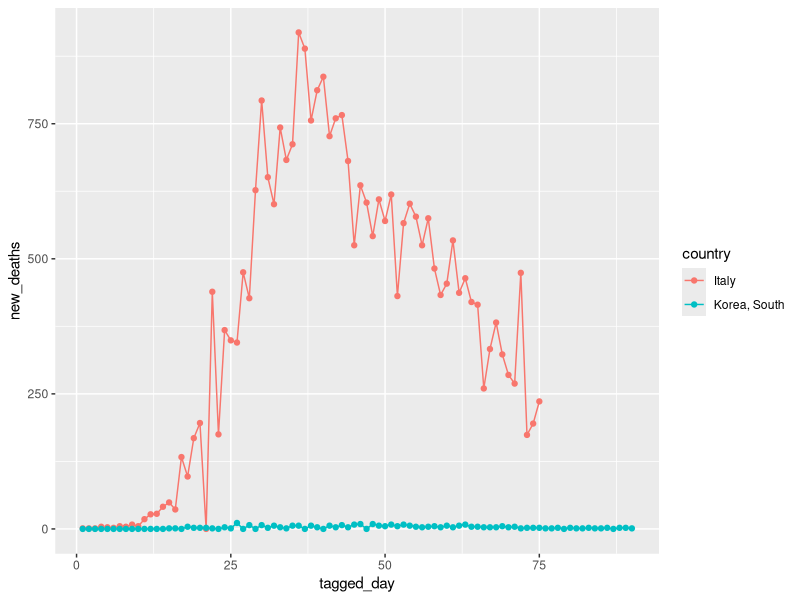
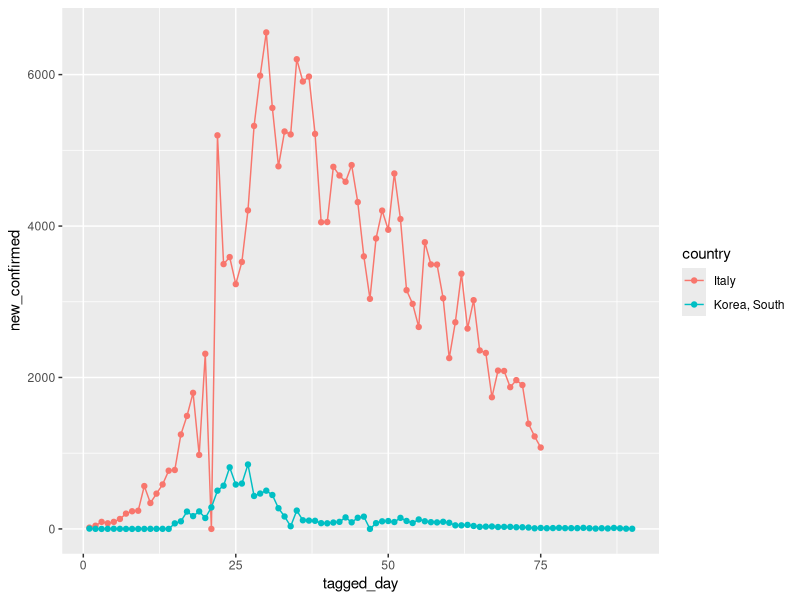
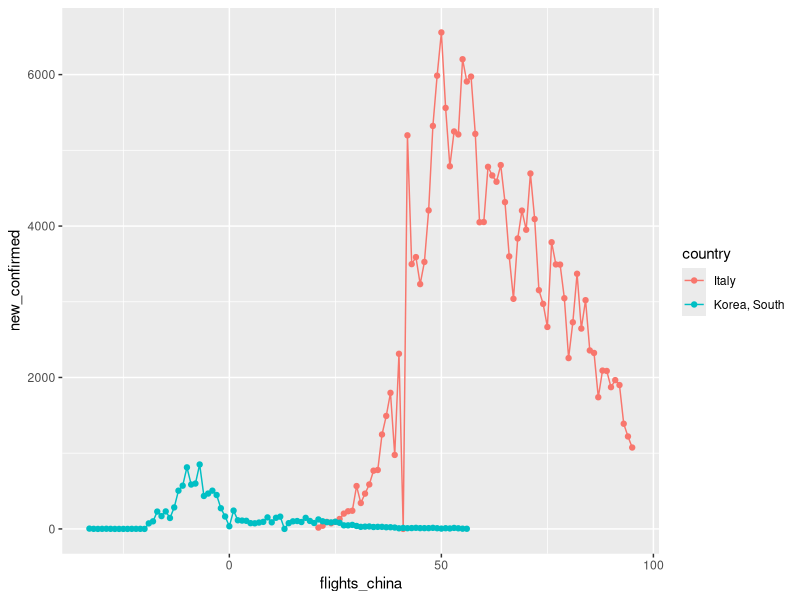
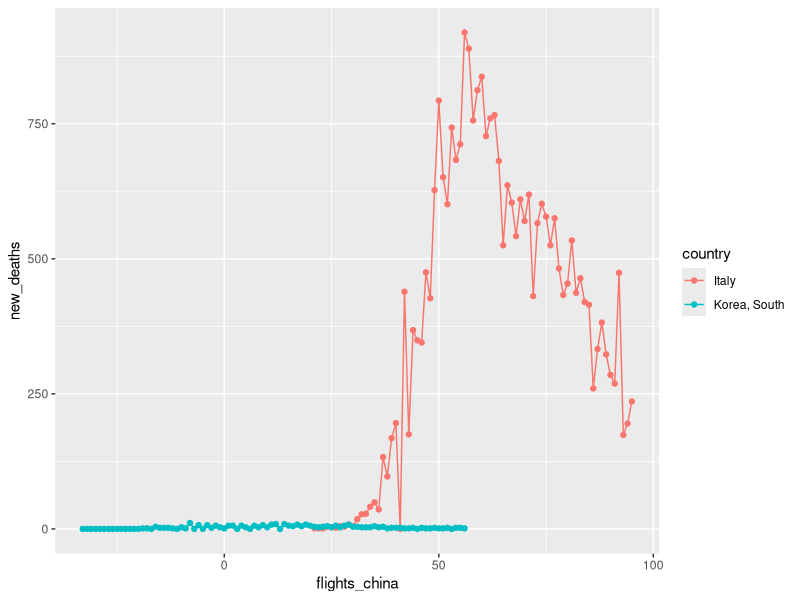
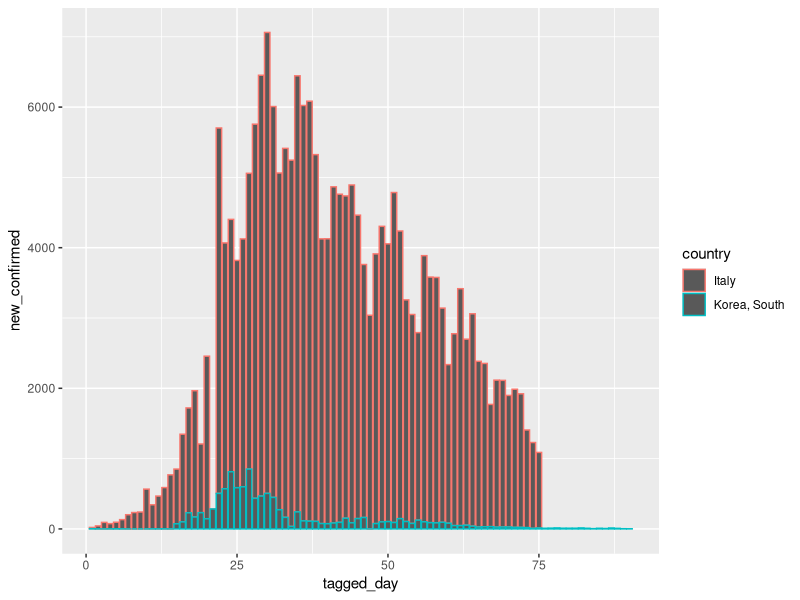
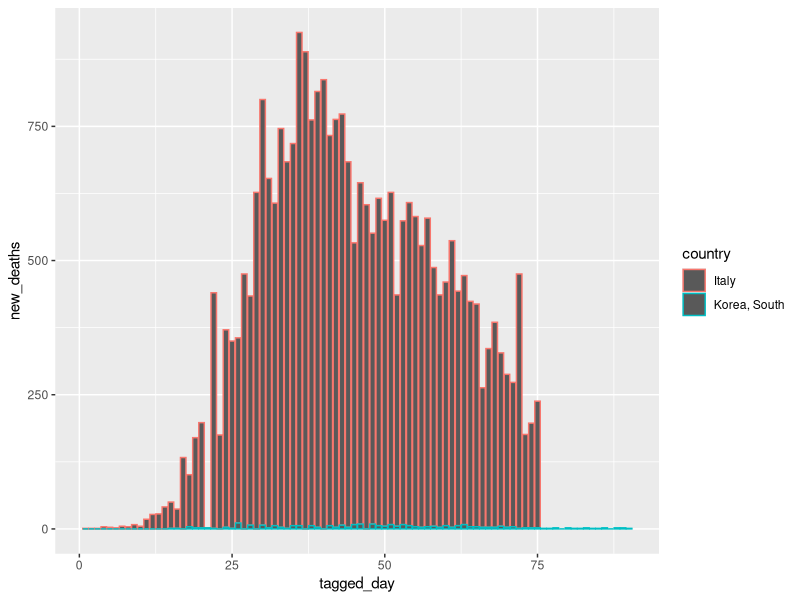
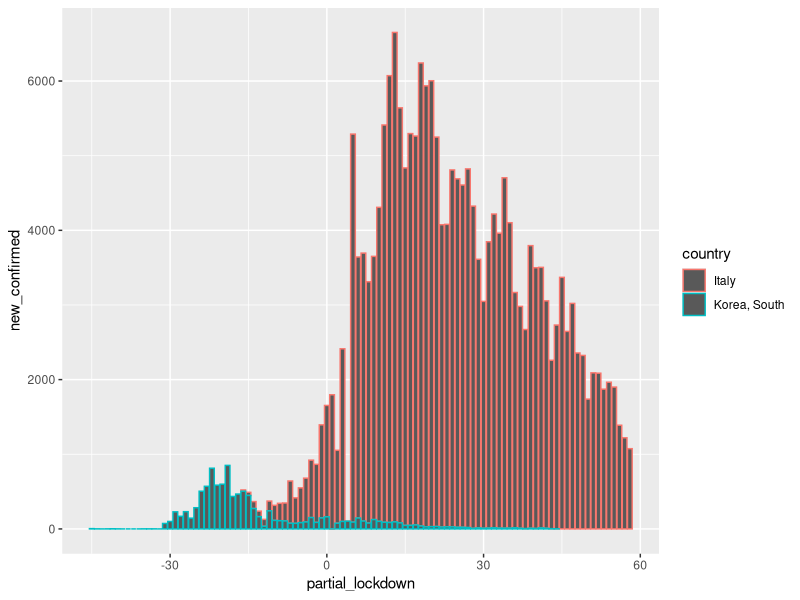
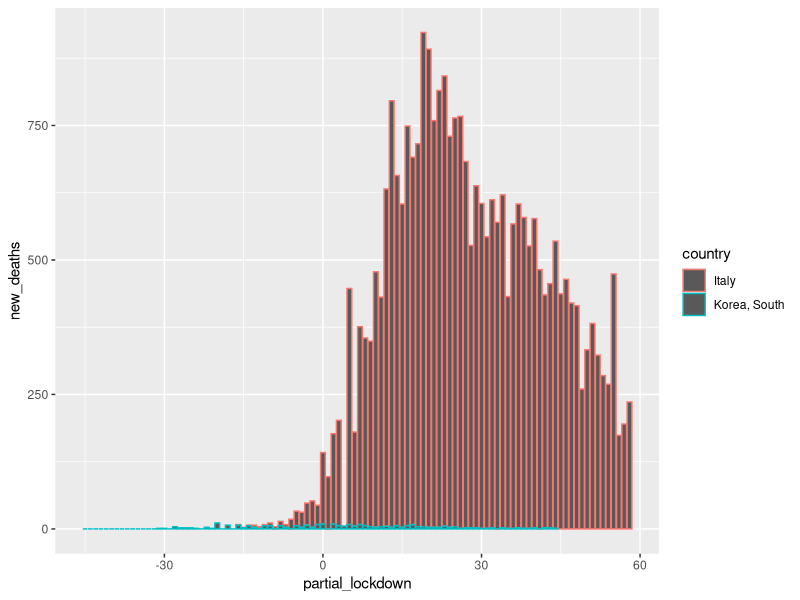

Generate these figures, in order, with R:
## ---- chunk 1
library(tseries)    
library(tidyr)
library(dplyr)
library(ggplot2)
library(caret)
library(ggridges)

df0 <- read.csv(file="data/acaps_johnhopkins_combined_dataset.csv", header=TRUE)
head(df0)

df0$date <- as.Date(df0$date, "%m/%d/%y")

df1 <- select(df0, c(country, tagged_day, new_confirmed, new_deaths, partial_lockdown, flights_china, school_closure))
head(df1)
## ---- chunk 2
ggplot(df1, aes(x=tagged_day, y= new_deaths, group=country, colour=country)) + geom_path() + geom_point()

ggplot(df1, aes(x=tagged_day, y= new_confirmed, group=country, colour=country)) + geom_path() + geom_point()

## ---- chunk 3
ggplot(df1, aes(x= flights_china, y= new_confirmed, group=country, colour=country)) + geom_path() + geom_point()

ggplot(df1, aes(x= flights_china, y= new_deaths, group=country, colour=country)) + geom_path() + geom_point()
## ---- chunk 4
ggplot(data = df1, aes(x = tagged_day, y = new_confirmed, color = country)) + geom_bar(stat = "identity") 

ggplot(data = df1, aes(x = tagged_day, y = new_deaths, color = country)) + geom_bar(stat = "identity") 
## ---- chunk 5
ggplot(data = df1, aes(x = partial_lockdown, y = new_confirmed, color = country)) + geom_bar(stat = "identity") 

ggplot(data = df1, aes(x = partial_lockdown, y = new_deaths, color = country)) + geom_bar(stat = "identity") 
## ---- chunk 6
ggplot(df1, aes(x = partial_lockdown, y = new_deaths, color = country)) + geom_line()

ggplot(df1, aes(x = partial_lockdown, y = new_confirmed, color = country)) + geom_line()
## ---- chunk 7
ggplot(df1, 
      aes(x = new_confirmed, 
          y = country, 
          fill = country)) +
  geom_density_ridges() + 
  theme_ridges() 

ggplot(df1, 
      aes(x = new_deaths, 
          y = country, 
          fill = country)) +
  geom_density_ridges() + 
  theme_ridges() 
